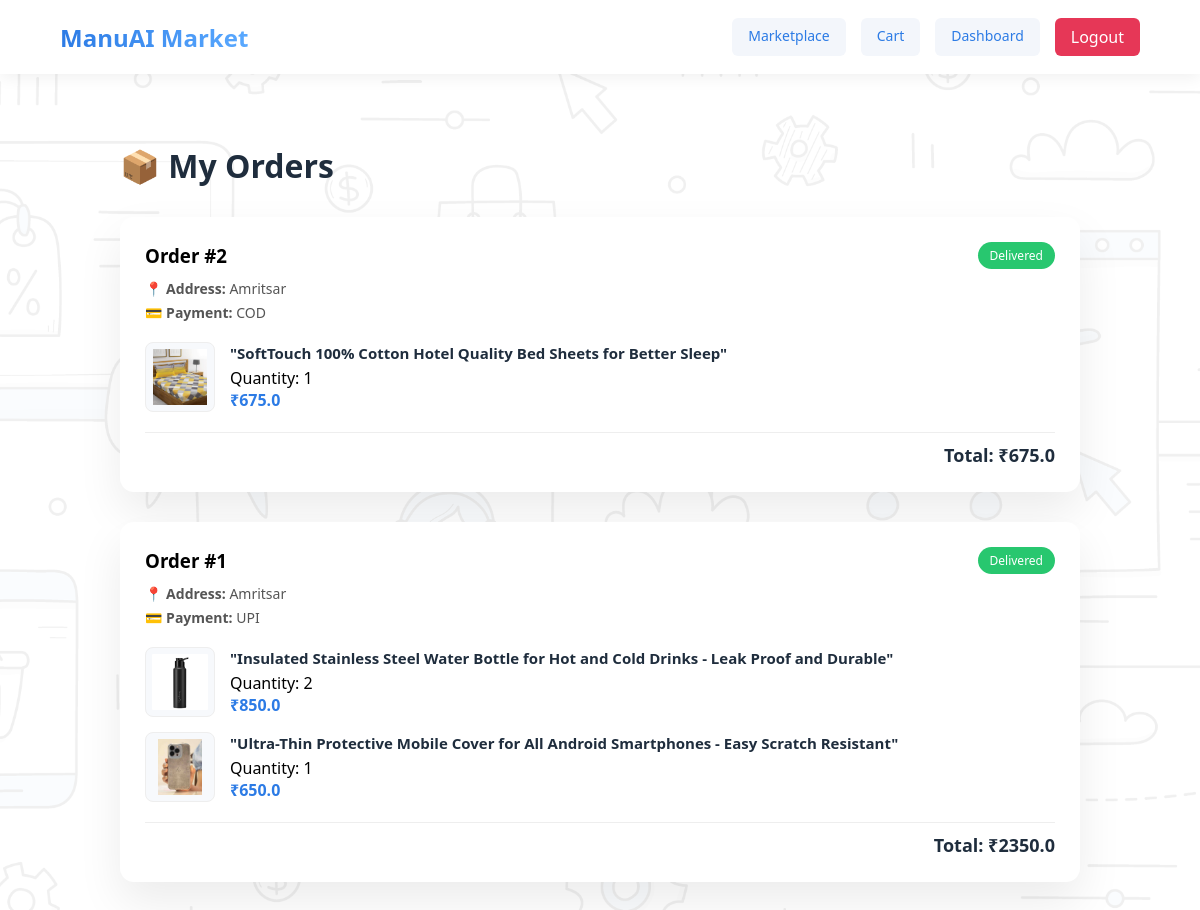
The app's page /orders (signed in) with its own data.
### models.py (models this page shows)
class Order(db.Model):
    __tablename__ = "order"
    id = db.Column(db.Integer, primary_key=True)
    user_id = db.Column(db.Integer)
    total_price = db.Column(db.Float)
    address = db.Column(db.Text)
    payment_method = db.Column(db.String(50))

class OrderItem(db.Model):
    id = db.Column(db.Integer, primary_key=True)
    order_id = db.Column(db.Integer,db.ForeignKey('order.id'))
    product_id = db.Column(db.Integer,db.ForeignKey('product.id') )
    quantity = db.Column(db.Integer)
    price = db.Column(db.Float)
    product = db.relationship('Product', backref='order_items')

class Product(db.Model):
    __tablename__ = "product"
    id = db.Column(db.Integer , primary_key = True)
    name = db.Column(db.String(200) , nullable = False)
    title = db.Column(db.String(300))
    description = db.Column(db.String(1000) ,nullable = False)
    price = db.Column(db.Float)
    manufacturing_cost = db.Column(db.Float)
    delivery_time = db.Column(db.Integer)
    manufacturing_id = db.Column(db.Integer)
    category = db.Column(db.String(100))
    image1 = db.Column(db.String(200))
    image2 = db.Column(db.String(200))
    image3 = db.Column(db.String(200))
    image4 = db.Column(db.String(200))

### app.py (the view)
@app.route("/orders")
def my_orders():
    if "user_id" not in session:
        return redirect("/")
    orders = Order.query.filter_by(user_id=session["user_id"]).order_by(Order.id.desc()).all()
    order_data = []
    for order in orders:
        items = OrderItem.query.filter_by(order_id=order.id).all()
        order_data.append({
            "order": order,
            "order_items": items
        })
    return render_template("orders.html", orders=order_data)

### templates/orders.html (shortened to what this page needs)
<!DOCTYPE html>
<html lang="en">
<head>
<link rel="stylesheet" href="{{ url_for('static', filename='css/orders.css') }}">
</head>
<body>
<div class="navbar">
<div class="logo">ManuAI Market</div>
<div class="nav-right">
<a href="/products" class="nav-btn">Marketplace</a>
<a href="/cart" class="nav-btn">Cart</a>
<a href="/dashboard" class="nav-btn">Dashboard</a>
<a href="/logout" class="logout-btn">Logout</a>
</div>
</div>
<div class="orders-container">
<h1>📦 My Orders</h1>
{% for data in orders %}
<div class="order-card">
<div class="order-header">
<h3>Order #{{ data.order.id }}</h3>
<span class="status">Delivered</span>
</div>
<p class="order-address">
📍 <strong>Address:</strong> {{ data.order.address }}
</p>
<p class="order-payment">
💳 <strong>Payment:</strong> {{ data.order.payment_method }}
</p>
<div class="order-items">
{% for item in data.order_items %}
<div class="order-item">
<img src="{{ url_for('static', filename='uploads/' + item.product.image1) }}">
<div class="item-info">
<h4>{{ item.product.title }}</h4>
<p>Quantity: {{ item.quantity }}</p>
<p class="price">₹{{ item.price }}</p>
</div>
</div>
{% endfor %}
</div>
<div class="order-total">
Total: ₹{{ data.order.total_price }}
</div>
</div>
{% endfor %}
</div>
</body>
</html>

### static/css/orders.css (style rules this page uses)
* { margin:0; padding:0; box-sizing:border-box; font-family:'Segoe UI',sans-serif; }
body { min-height:100vh; background:url("../images/background image.jpg") no-repeat center center; background-size:cover; position:relative; }
body::before { content:""; position:fixed; top:0; left:0; width:100%; height:100%; background:rgba(255,255,255,0.94); z-index:-1; }
.navbar { display:flex; justify-content:space-between; align-items:center; padding:18px 60px; background:white; box-shadow:0 4px 15px rgba(0,0,0,0.06); position:sticky; top:0; z-index:100; }
.logo { font-size:24px; font-weight:700; background:linear-gradient(90deg,#2c7be5,#5aa9ff); background-clip: text; -webkit-background-clip:text; -webkit-text-fill-color:transparent; }
.nav-right { display:flex; gap:15px; }
.nav-btn { text-decoration:none; background:#f3f6fb; color:#2c7be5; padding:8px 16px; border-radius:6px; font-size:14px; transition:0.2s; }
.logout-btn { text-decoration:none; background:#e63757; color:white; padding:8px 16px; border-radius:6px; }
.orders-container { max-width:1000px; margin:50px auto; padding:20px; }
.orders-container h1 { margin-bottom:30px; color:#1f2d3d; }
.order-card { background:white; padding:25px; border-radius:14px; box-shadow:0 20px 45px rgba(0,0,0,0.08); margin-bottom:30px; transition:0.3s; }
.order-header { display:flex; justify-content:space-between; align-items:center; margin-bottom:10px; }
.status { background:#28c76f; color:white; padding:5px 12px; border-radius:20px; font-size:12px; }
.order-address, .order-payment { font-size:14px; color:#555; margin-bottom:5px; }
.order-items { margin-top:20px; }
.order-item { display:flex; gap:15px; margin-bottom:15px; align-items:center; transition:0.2s; }
.order-item img { width:70px; height:70px; object-fit:contain; background:#f7f9fc; padding:6px; border-radius:8px; border:1px solid #eee; }
.item-info h4 { font-size:15px; margin-bottom:4px; color:#1f2d3d; }
.price { color:#2c7be5; font-weight:600; }
.order-total { margin-top:20px; font-weight:600; font-size:18px; text-align:right; color:#1f2d3d; border-top:1px solid #eee; padding-top:10px; }

### records on screen
Order: order.id "2", order.address "Amritsar", order.payment_method "COD", order.total_price "675.0"
OrderItem: image1 (picture), product "\"SoftTouch 100% Cotton Hotel Quality Bed Sheets for Better Sleep\"", quantity "1", price "675.0"
Order: order.id "1", order.address "Amritsar", order.payment_method "UPI", order.total_price "2350.0"
OrderItem: image1 (picture), product "\"Insulated Stainless Steel Water Bottle for Hot and Cold Drinks - Leak Proof and Durable\"", quantity "2", price "850.0"
OrderItem: image1 (picture), product "\"Ultra-Thin Protective Mobile Cover for All Android Smartphones - Easy Scratch Resistant\"", quantity "1", price "650.0"
